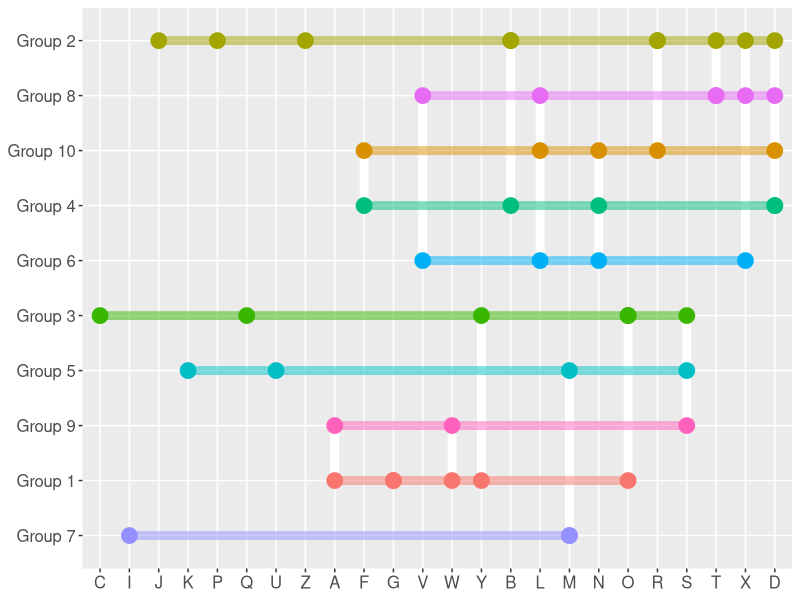

Reproduce this figure in R.
library(tidyverse)

movie_order <-
  c(
    "Phantom Menace", "Attack of the Clones", "Revenge of the Sith",
    "New Hope", "Empire Strikes Back", "Return of the Jedi",
    "Force Awakens"
  )

raw_data <-
  starwars %>% 
  select(films, name, species) %>% 
  mutate(species = fct_lump(species, 2)) %>% 
  unnest(films) %>%
  filter(
    species != "Human",
    #str_detect(films, "New Hope|Return|Empire"),
    complete.cases(.)
  ) %>% 
  mutate(
    films = str_remove(films, "^(The|A) "),
    films = fct_relevel(films, movie_order)
  ) %>% 
  select(
    x = films,
    y = name,
    color = species
  )
{
raw_data <- 
  mpg %>% 
  distinct(manufacturer, class) %>% 
  select(
    y = manufacturer, 
    x = class
  ) %>% 
  mutate(color = y)

raw_data <- 
  msleep %>% 
  select(
    x = vore, 
    y = order
  ) %>% 
  distinct() %>% 
  filter(complete.cases(.)) %>% 
  mutate(color = 1)

raw_data <-
  tibble(
    y = str_remove(fruit, " fruit"),
    x = str_split(y, ""),
    color = y
    ) %>% 
  #sample_n(10) %>% 
  unnest(x) %>% 
  filter(
    str_detect(y, "[sfwz]"), 
    x != " "
  ) %>% 
  distinct()
  }

set.seed(1234)
raw_data <-
  tibble(
    y = rep(paste("Group", 1:10), 26),
    x = rep(LETTERS[1:26], 10),
    color = y
  ) %>% 
  sample_frac(0.2)

df <-
  raw_data  %>% 
  add_count(x, name = "n_y") %>% 
  add_count(y, name = "n_x") %>% 
  #filter(n_x > 1) %>% 
  arrange(n_x) %>%
  mutate(x = fct_reorder(x, n_y, max)) %>% 
  mutate(x_int = str_pad(as.integer(factor(x)), 2, "left", "0")) %>% 
  group_by(y) %>%
  mutate(
    cat = paste(unique(x_int) %>% sort(decreasing = TRUE), collapse = ",")
  ) %>%
  ungroup() %>%
  mutate(y = fct_reorder(y, cat, max))

ggplot(df, aes(x, y, color = color)) +
  geom_line(aes(group = x), size = 3, color = "white") +
  geom_line(aes(group = y), size = 3, alpha = 0.5) +
  geom_point(size = 5) +
  labs(color = "") +
  #coord_fixed(ratio = 0.5) +
  theme(
    legend.position = "none",
    axis.title = element_blank(),
    #axis.text.x = element_text(angle = 90, hjust = 1, vjust = 0),
    axis.text = element_text(size = 12)
  )
